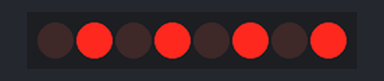
The sketch below on a simulated Arduino Uno, built with avr-gcc and run on an emulated ATmega328P. Parts: 8 shift-register outputs drawn as a row of LEDs (first output left, lit = HIGH). Wiring (inferred from the names in the program): shift register (74HC595): data pin 12; shift clock pin 10; latch pin 11. Wiring (inferred from the signals the program sends): row of LEDs: on Q0, Q1, Q2, Q3, Q4, Q5, Q6, Q7.

Above: at 0.12 s.
At 2.37 s:
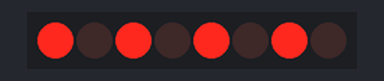
Timing chart, 0 to 3.0 s (numbered marks = the images above):
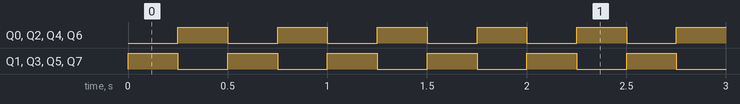

The sketch:

Shift_Register.ino
```cpp
int latchPin=11, clockPin=10,dataPin=12;
int dly=250;
byte LEDs=0b01010101;
byte LED2s=0b10101010;
void setup() {
  // put your setup code here, to run once:
pinMode(latchPin, OUTPUT);
pinMode(dataPin, OUTPUT);
pinMode(clockPin, OUTPUT);
}

void loop() {
  // put your main code here, to run repeatedly:
digitalWrite(latchPin, LOW);
shiftOut(dataPin,clockPin,LSBFIRST,LEDs);
digitalWrite(latchPin,HIGH);
delay(dly);

digitalWrite(latchPin, LOW);
shiftOut(dataPin,clockPin,LSBFIRST,LED2s);
digitalWrite(latchPin,HIGH);
delay(dly);
}
```

Measured:
- by itself, Q0–7: alternates HIGH for 0.25 s and LOW for 0.25 s
